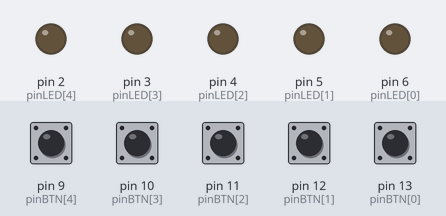
This sketch was run on a simulated Arduino Uno, built with avr-gcc and run on an emulated ATmega328P. Shown: output pins drawn as LEDs (lit = HIGH). The inputs (shaded band) are chosen by the test bench; at power-on: pin 9 (pinBTN[4]), pin 10 (pinBTN[3]), pin 11 (pinBTN[2]), pin 12 (pinBTN[1]), pin 13 (pinBTN[0]) LOW.

Above: at 1.2 s.
1.3 s: pin 9 (pinBTN[4]) pulled HIGH for 0.15 s
At 1.7 s:
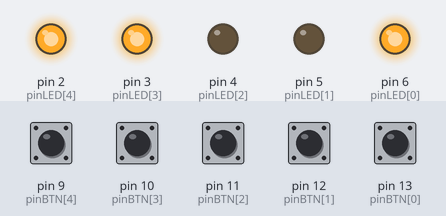
2.9 s: pin 10 (pinBTN[3]) pulled HIGH for 0.15 s
At 4.1 s:
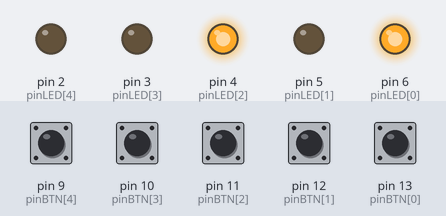
4.5 s: pin 11 (pinBTN[2]) pulled HIGH for 0.15 s
At 5.3 s:
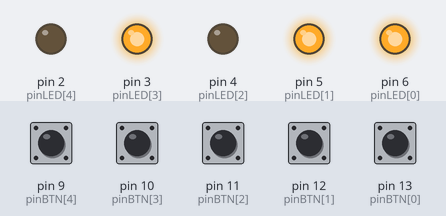
6.1 s: pin 12 (pinBTN[1]) pulled HIGH for 0.15 s
At 6.6 s:
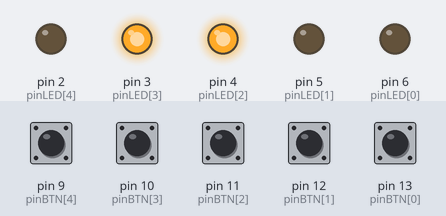
7.7 s: pin 13 (pinBTN[0]) pulled HIGH for 0.15 s
At 9.0 s:
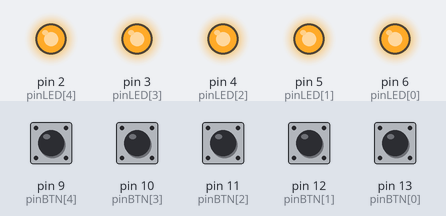
9.3 s: pin 9 (pinBTN[4]) pulled HIGH for 1 s
At 11.4 s:
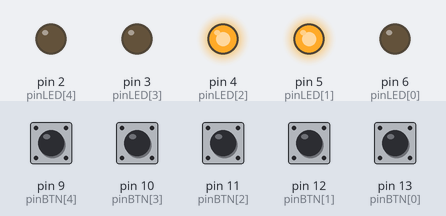
Timing chart, 0 to 12.8 s (numbered marks = the images above; inputs shaded):
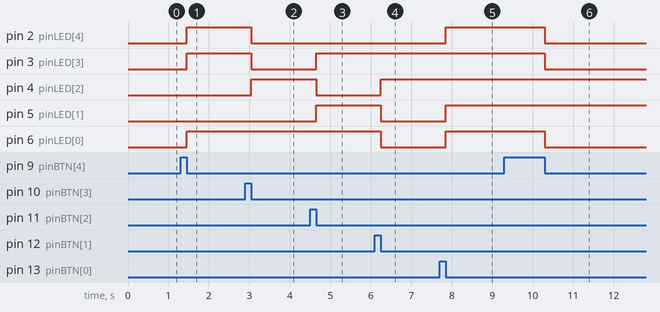

Measured:
- after the input at 1.3 s, pin 2 (pinLED[4]), pin 3 (pinLED[3]), pin 6 (pinLED[0]): LOW → HIGH after 0.15 s
- after the input at 2.9 s, pin 2 (pinLED[4]), pin 3 (pinLED[3]): HIGH → LOW after 0.15 s; pin 4 (pinLED[2]): LOW → HIGH after 0.15 s
- after the input at 4.5 s, pin 3 (pinLED[3]), pin 5 (pinLED[1]): LOW → HIGH after 0.15 s; pin 4 (pinLED[2]): HIGH → LOW after 0.15 s
- after the input at 6.1 s, pin 4 (pinLED[2]): LOW → HIGH after 0.15 s; pin 5 (pinLED[1]), pin 6 (pinLED[0]): HIGH → LOW after 0.15 s
- after the input at 7.7 s, pin 2 (pinLED[4]), pin 5 (pinLED[1]), pin 6 (pinLED[0]): LOW → HIGH after 0.15 s
- after the input at 9.3 s, pin 2 (pinLED[4]), pin 3 (pinLED[3]), pin 6 (pinLED[0]): HIGH → LOW after 1.0 s

The sketch:

LEDGame.ino
```cpp
int pinLED[] = {6, 5, 4, 3, 2};
int pinBTN[] = {13, 12, 11, 10, 9};
int sensorVal[] = {0, 0, 0, 0, 0};
int lastsensorVal[] = {0, 0, 0, 0, 0};
bool lightLED[] = {false, false, false, false, false};
const int numberLED = 5;

void switchLED(int pinNUMBER){
  if(lightLED[pinNUMBER] == false){
    digitalWrite(pinLED[pinNUMBER], HIGH);
    lightLED[pinNUMBER] = true;
  }
  else{
    digitalWrite(pinLED[pinNUMBER], LOW);
    lightLED[pinNUMBER] = false;
  }
}

void setup() {
  // put your setup code here, to run once:
Serial.begin(9600);
for (int i=0; i < numberLED; i++){
  pinMode(pinBTN[i], INPUT);
  pinMode(pinLED[i], OUTPUT);
}
}

void loop() {
  // put your main code here, to run repeatedly:
  for (int i=0; i < numberLED; i++){
    sensorVal[i] = digitalRead(pinBTN[i]);
  }
  for (int i=0; i < numberLED; i++){
    if (sensorVal[i] == 0 && lastsensorVal[i] == 1){
      switchLED(i);

      if (i == 0)
        switchLED(numberLED - 1);
      else
        switchLED(i-1);

      if (i == numberLED -1)
        switchLED(0);
      else
        switchLED(i+1);

      break;
    }
  }
  for (int i = 0; i < numberLED; i++)
    lastsensorVal[i] = sensorVal[i];
}
```
